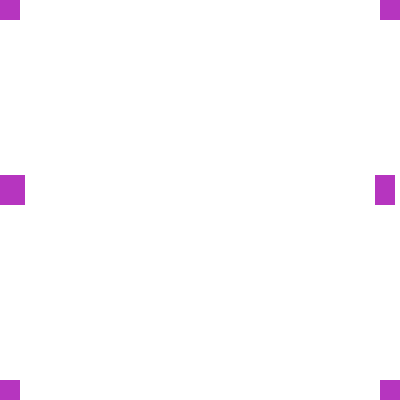
Frame 1 (no input)
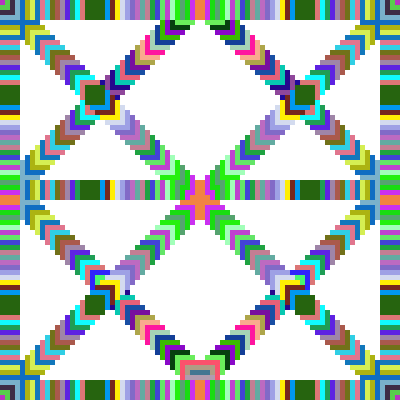
Frame 60 (no input)
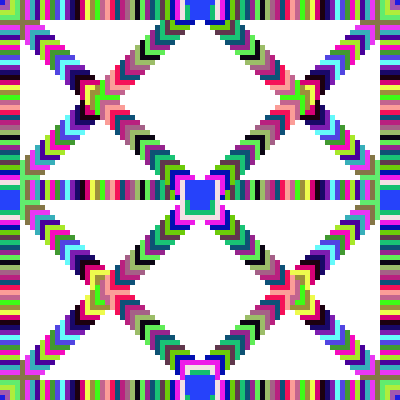
Frame 120 (the mouse pressed at the canvas centre since frame 60)

The p5.js sketch that drew these frames (run headless with seeded random() and noise() and a simulated clock; from frame 60 on, the mouse is pressed at the canvas centre):

// p5.js sketch
// ── sketch.js
var right = 0;
var left = 0;
var c1 = 0;
var c2 = 0;
var c3 = 0;
function setup() {
  createCanvas(400, 400);
}

function draw() {
  noStroke();
  c1 = c1 + 5;
  c2 = c2 + 10;
  c3 = c3 + 15;
  fill(random(0, 255), random(0, 255), random(0, 255));
  rect(0 + right, 0, 20);
  rect(0 + right, 0 + right, 20);
  rect(0, 0 + right, 20);
  rect(380 - right, 380, 20);
  rect(380 - right, 380 - right, 20);
  rect(380, 380 - right, 20);
  rect(0 + right, 380, 20);
  rect(0 + right, 380 - right, 20);
  rect(0, 380 - right, 20);
  rect(380 - right, 0, 20);
  rect(380, 0 + right, 20);
  rect(380 - right, 0 + right, 20);
  right = right + 5;
  rect(0 + right, 180, 20);
  rect(0 + right, 180 + right, 20);
  rect(0 + right, 180 - right, 20);
  rect(380 - right, 180, 20);
  rect(380 - right, 180 + right, 20);
  rect(380 - right, 180 - right, 20);
  rect(0 - right, 180, 20);
  rect(0 - right, 180 + right, 20);
  rect(0 - right, 180 - right, 20);
  left = left - 5;
  if (right > 400) {
    right = 0;
  }
  if (c1 > 255) {
    c1 = 0;
  }
  if (c2 > 255) {
    c2 = 0;
  }
  if (c3 > 255) {
    c3 = 0;
  }
  if (left < 0) {
    left = 400;
  }
}
